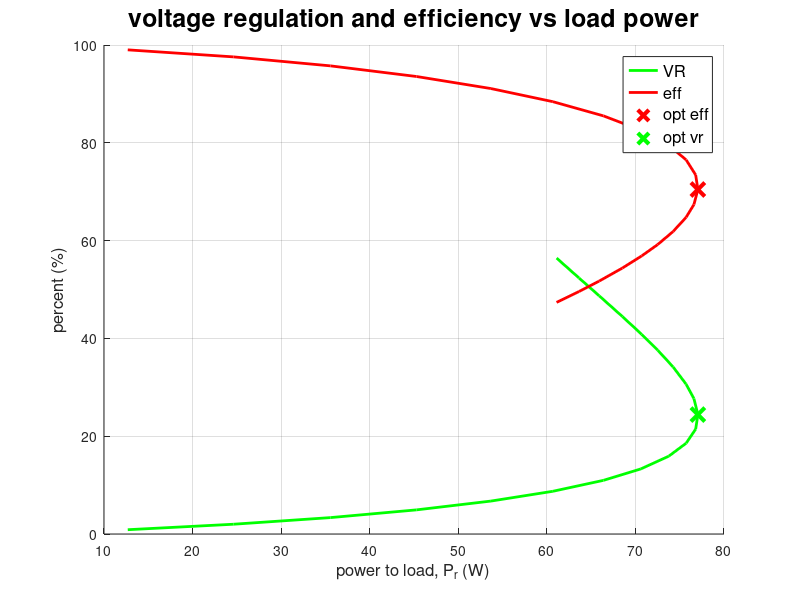

Here is the MATLAB script that generated this plot:
%{
    1: exp1
    2: exp2
    3: exp3
%}
format compact;
close all;
clear;
clc;
select = 3;


%-------------------------------------------------------------------------------------
if select == 1
    V_s = 124.9;
    S_abs = 0.003;
    P_s = 0.003;
    
    I_s = S_abs / V_s
    Y = I_s / V_s
    Q_s = -1 * Y * V_s^2
end


%-------------------------------------------------------------------------------------
if select == 2
    Y = 1.9231e-07;
    V_s = 124.8;
    I_s = 2.055;
    S_s_abs = 256.6;
    P_s = 38.27;
    Q_s = 252.9;
    I_r = 2.055;
    
    R_line = P_s / I_r^2
    X_line = (Q_s + (Y/2)*V_s^2) / I_r^2
    Z_line = R_line + 1j * X_line
    [A, B, C, D] = f_line_med_ABCD(Z_line, Y)
    
    check_Vs = Z_line * I_r;
    f_mdri("Vs", check_Vs, 1);
    check_Is = D * I_r;
    f_mdri("Is", check_Is, 1);
    check_Vr = V_s / A;
    f_mdri("Vr", check_Vr, 1);
end


%-------------------------------------------------------------------------------------
if select == 3
    %[A, B, C, D] = f_line_med_ABCD(z_line, y_line);
    z_line = 9.0622 + 1j * 59.8863;
    y_line = 1.9231e-7;
    y2z2 = (2 / y_line) / (1j);
    arr_siz = 21;
    V_s = 124.6;
    r_load = [ 1200, 600, 400, 300, 240, 200, 171, 150, 133, 120, 109, 100, 92, 86, 80, 75, 71, 67, 63, 60, 57];
    I_s = zeros(1, arr_siz);
    P_s = zeros(1, arr_siz);
    Q_s = zeros(1, arr_siz);
    I_r = zeros(1, arr_siz);
    V_r = zeros(1, arr_siz); 
    P_r = zeros(1, arr_siz);
    eff_eta = zeros(1, arr_siz);
    volt_reg = zeros(1, arr_siz);
    temp_Pr_vr = 0;
    P_r_vr = 0;
    temp_Pr_eff = 0;
    P_r_eff = 0;
    fprintf("\nR_load  | V_s (V) | I_s (A) | P_s (W) | Q_s (VAR) | I_r (A)  | V_r (V) | P_r (W) | eff (%%) | VR (%%)\n");
    fprintf("-----------------------------------------------------------------------------------------------------\n");
    %
    for ii = 1:1:arr_siz
        A = [ y2z2 , -y2z2          , 0                   ;
              -y2z2, 2*y2z2 + z_line, -y2z2               ;
              0    , -y2z2          , y2z2 + r_load(1, ii)];
        Y = [ V_s; 0; 0];
        I = A \ Y;
        I_s(1, ii) = I(1,1);
        I_r(1, ii) = I(3,1);
        V_r(1, ii) = abs(I_r(1, ii)) * r_load(1, ii);
        P_s(1, ii) = real(V_s * conj(I_s(1, ii)));
        Q_s(1, ii) = imag(V_s * conj(I_s(1, ii)));
        P_r(1, ii) = real(I_r(1, ii))^2 * r_load(1, ii);
        eff_eta(1, ii) = (P_r(1, ii) / P_s(1, ii) ) * 100;
        volt_reg(1, ii) = ((V_s - V_r(1, ii)) / V_r(1, ii)) * 100;
        fprintf(" %6.1f | %7.2f | %7.2f | %7.2f | %9.2f | %7.2f  | %7.2f | %7.2f | %7.2f | %7.2f \n",...
            r_load(1, ii), V_s, I_s(1, ii), P_s(1, ii), Q_s(1, ii), I_r(1, ii), V_r(1, ii), P_r(1, ii), eff_eta(1, ii), volt_reg(1,ii));
        if temp_Pr_eff < P_r(1, ii)
            temp_Pr_eff = P_r(1, ii);
            P_r_eff = ii;
        end
        if temp_Pr_vr < P_r(1, ii)
            temp_Pr_vr = P_r(1, ii);
            P_r_vr = ii;
        end
    end
    %
    %
    figure('Position', [20, 20, 800, 800]);
    grid on;
    hold on;
    xlabel("power to load, P_r (W)", 'fontsize', 12);
    ylabel("percent (%)", 'fontsize', 12);
    title("voltage regulation and efficiency vs load power", 'fontsize', 18);
    plot(P_r(1,:), volt_reg(1,:), 'g-', 'linewidth', 2);
    plot(P_r(1,:), eff_eta(1,:), 'r-', 'linewidth', 2);
    plot(P_r(P_r_eff), eff_eta(1, P_r_eff), 'rx', 'markersize', 10, 'linewidth', 3);
    plot(P_r(P_r_vr), volt_reg(1, P_r_vr), 'gx', 'markersize', 10, 'linewidth', 3);
    legend('VR', 'eff','opt eff', 'opt vr' , 'fontsize', 12);
    a = P_r(1, P_r_vr)
    b = P_r_eff
    %
end
%%%%%%%%~~~~~~~~~END> 